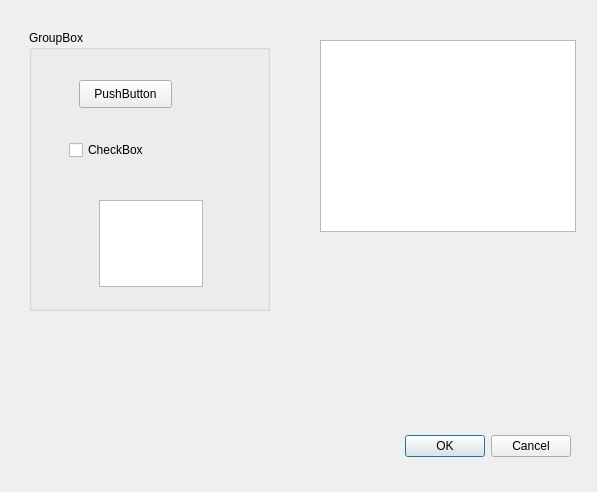
<?xml version="1.0" encoding="UTF-8"?>
<ui version="4.0">
 <class>Dialog</class>
 <widget class="QDialog" name="Dialog">
  <property name="geometry">
   <rect>
    <x>0</x>
    <y>0</y>
    <width>597</width>
    <height>492</height>
   </rect>
  </property>
  <property name="windowTitle">
   <string>Dialog</string>
  </property>
  <widget class="QDialogButtonBox" name="buttonBox">
   <property name="geometry">
    <rect>
     <x>230</x>
     <y>430</y>
     <width>341</width>
     <height>32</height>
    </rect>
   </property>
   <property name="orientation">
    <enum>Qt::Horizontal</enum>
   </property>
   <property name="standardButtons">
    <set>QDialogButtonBox::Cancel|QDialogButtonBox::Ok</set>
   </property>
  </widget>
  <widget class="QListWidget" name="listWidget">
   <property name="geometry">
    <rect>
     <x>320</x>
     <y>40</y>
     <width>256</width>
     <height>192</height>
    </rect>
   </property>
  </widget>
  <widget class="QGroupBox" name="groupBox">
   <property name="geometry">
    <rect>
     <x>29</x>
     <y>30</y>
     <width>241</width>
     <height>281</height>
    </rect>
   </property>
   <property name="title">
    <string>GroupBox</string>
   </property>
   <widget class="QPushButton" name="pushButton">
    <property name="geometry">
     <rect>
      <x>50</x>
      <y>50</y>
      <width>93</width>
      <height>28</height>
     </rect>
    </property>
    <property name="text">
     <string>PushButton</string>
    </property>
   </widget>
   <widget class="QCheckBox" name="checkBox">
    <property name="geometry">
     <rect>
      <x>40</x>
      <y>110</y>
      <width>81</width>
      <height>20</height>
     </rect>
    </property>
    <property name="text">
     <string>CheckBox</string>
    </property>
   </widget>
   <widget class="QTextEdit" name="textEdit">
    <property name="geometry">
     <rect>
      <x>70</x>
      <y>170</y>
      <width>104</width>
      <height>87</height>
     </rect>
    </property>
   </widget>
  </widget>
 </widget>
 <resources/>
 <connections>
  <connection>
   <sender>buttonBox</sender>
   <signal>accepted()</signal>
   <receiver>Dialog</receiver>
   <slot>accept()</slot>
   <hints>
    <hint type="sourcelabel">
     <x>248</x>
     <y>254</y>
    </hint>
    <hint type="destinationlabel">
     <x>157</x>
     <y>274</y>
    </hint>
   </hints>
  </connection>
  <connection>
   <sender>buttonBox</sender>
   <signal>rejected()</signal>
   <receiver>Dialog</receiver>
   <slot>reject()</slot>
   <hints>
    <hint type="sourcelabel">
     <x>316</x>
     <y>260</y>
    </hint>
    <hint type="destinationlabel">
     <x>286</x>
     <y>274</y>
    </hint>
   </hints>
  </connection>
 </connections>
</ui>
